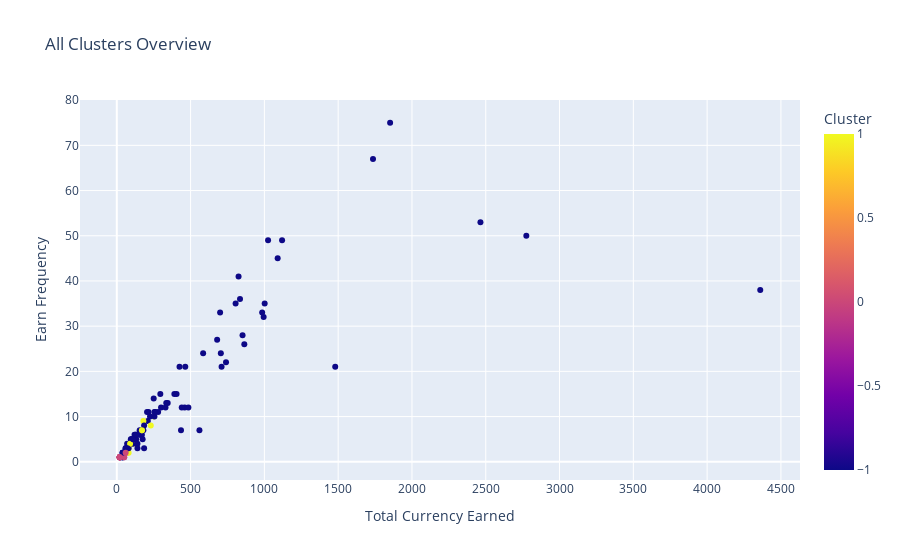

Source (notebook cell):
### Markdown cell above
# Visuals

### Code cell
fig = px.scatter(
    user_metrics, 
    x='TotalCurrencyEarned', 
    y='EarnFrequency', 
    color='Cluster',
    hover_data=user_metrics.columns,
    title="All Clusters Overview"
)

fig.update_layout(
    xaxis_title="Total Currency Earned",
    yaxis_title="Earn Frequency",
    legend_title="Cluster"
)

fig.show()

### Figure 1 — Plotly figure (JSON) as saved in the notebook; plotly's stock layout.template omitted (floating-point values rounded to 4 significant figures; data arrays with more than 128 entries replaced by an {"elided": "..."} marker saying what was removed)
{"data": [{"customdata": {"elided": "112x22 float values"}, "hovertemplate": "TotalCurrencyEarned=%{x}<br>EarnFrequency=%{y}<br>USER_ID=%{customdata[0]}<br>UniqueSources=%{customdata[1]}<br>Achievements=%{customdata[2]}<br>BattlePass_Tier0=%{customdata[3]}<br>BossIntroduction=%{customdata[4]}<br>ChapterRewards=%{customdata[5]}<br>CommunityPage=%{customdata[6]}<br>DailyFree=%{customdata[7]}<br>DailyQuest=%{customdata[8]}<br>DailyReward=%{customdata[9]}<br>EmailGift=%{customdata[10]}<br>GrowthFund=%{customdata[11]}<br>InGame=%{customdata[12]}<br>LevelUp=%{customdata[13]}<br>MonthlyDeal_Tier1=%{customdata[14]}<br>MonthlyDeal_Tier2=%{customdata[15]}<br>RedeemCode=%{customdata[16]}<br>ShopRoulette=%{customdata[17]}<br>StarterGem=%{customdata[18]}<br>ThreeDaysEvent=%{customdata[19]}<br>WeeklyQuest=%{customdata[20]}<br>Cluster=%{marker.color}<extra></extra>", "legendgroup": "", "marker": {"color": [1, 0, 1, 0, -1, 1, -1, -1, -1, -1, -1, -1, 1, -1, -1, -1, -1, -1, -1, 0, -1, -1, 0, -1, -1, -1, 1, 0, -1, 0, -1, -1, 0, -1, -1, -1, -1, -1, 0, -1, -1, -1, -1, 1, -1, -1, -1, -1, 1, -1, -1, -1, -1, -1, 0, 1, -1, 0, -1, -1, -1, -1, -1, -1, 0, -1, -1, 1, -1, -1, 0, -1, -1, -1, -1, -1, -1, -1, -1, -1, -1, -1, -1, -1, 1, -1, -1, -1, -1, -1, -1, 0, -1, -1, 1, -1, -1, 1, -1, -1, -1, -1, -1, -1, 0, -1, -1, 0, -1, 0, -1, -1], "coloraxis": "coloraxis", "symbol": "circle"}, "mode": "markers", "name": "", "orientation": "v", "showlegend": false, "type": "scatter", "x": [80, 20, 110, 70, 460, 110, 680, 130, 40, 110, 485, 4360, 250, 335, 995, 1480, 1002, 260, 2464, 20, 160, 1736, 20, 130, 280, 215, 50, 20, 740, 20, 210, 255, 20, 825, 835, 205, 20, 100, 20, 345, 225, 185, 40, 180, 390, 95, 255, 852, 120, 120, 125, 2775, 100, 985, 50, 80, 160, 20, 1852, 440, 40, 250, 40, 40, 20, 180, 170, 170, 70, 155, 20, 1025, 130, 425, 80, 585, 295, 60, 40, 175, 805, 300, 30, 185, 170, 705, 50, 405, 90, 560, 120, 50, 40, 330, 230, 1090, 140, 90, 864, 1120, 435, 110, 700, 60, 20, 72, 710, 60, 135, 20, 140, 464], "xaxis": "x", "y": [3, 1, 4, 2, 12, 5, 27, 5, 2, 4, 12, 38, 10, 13, 32, 21, 35, 11, 53, 1, 6, 67, 1, 6, 11, 11, 2, 1, 22, 1, 9, 10, 1, 41, 36, 11, 1, 5, 1, 13, 10, 3, 2, 9, 15, 5, 11, 28, 5, 6, 6, 50, 5, 33, 1, 2, 6, 1, 75, 12, 1, 14, 1, 1, 1, 7, 6, 7, 4, 7, 1, 49, 5, 21, 3, 24, 15, 3, 2, 5, 35, 12, 1, 8, 7, 24, 2, 15, 4, 7, 5, 1, 2, 12, 8, 45, 4, 4, 26, 49, 7, 5, 33, 3, 1, 3, 21, 2, 6, 1, 3, 21], "yaxis": "y"}], "layout": {"coloraxis": {"colorbar": {"title": {"text": "Cluster"}}, "colorscale": [[0, "#0d0887"], [0.1111, "#46039f"], [0.2222, "#7201a8"], [0.3333, "#9c179e"], [0.4444, "#bd3786"], [0.5556, "#d8576b"], [0.6667, "#ed7953"], [0.7778, "#fb9f3a"], [0.8889, "#fdca26"], [1, "#f0f921"]]}, "legend": {"title": {"text": "Cluster"}, "tracegroupgap": 0}, "title": {"text": "All Clusters Overview"}, "xaxis": {"anchor": "y", "domain": [0, 1], "title": {"text": "Total Currency Earned"}}, "yaxis": {"anchor": "x", "domain": [0, 1], "title": {"text": "Earn Frequency"}}}}
